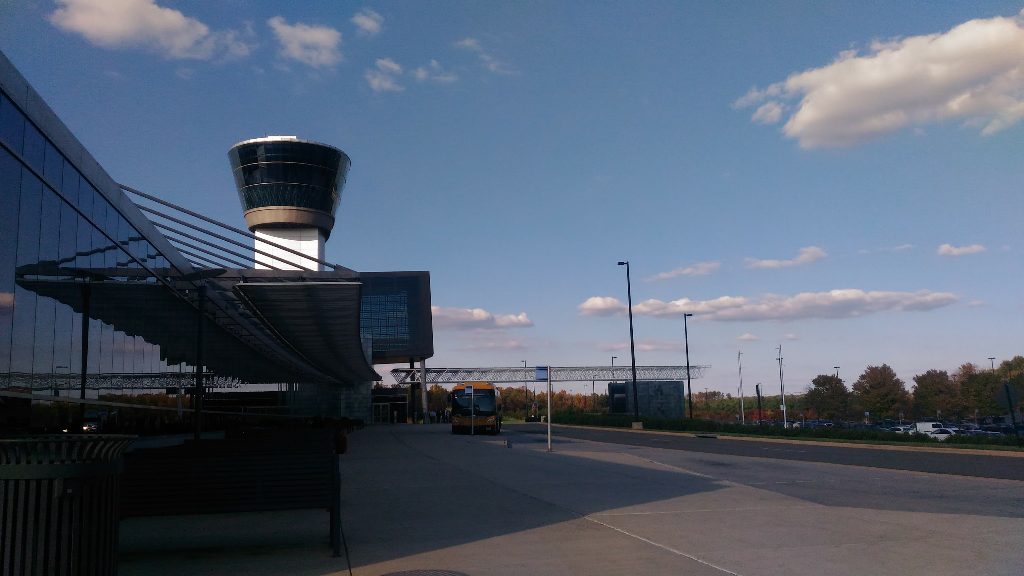
#> input picture programming files/Museum.bmp, 1024 x 576 px
$ jupyter execute histogram.ipynb
#> lines starting #> are read from the running program, lines starting #| are printed output that depends on the picture
[cell 1]
import numpy as np
import cv2
import matplotlib.pyplot as plt

def histogram(f):
    if f.ndim != 3:
        hist = cv2.calcHist([f],[0],None,[256],[0,256])
        plt.plot(hist)
    else:
        color = ('b','g','r')
        for i, col in enumerate(color):
            hist = cv2.calcHist(f,[i],None,[256],[0,256])
            plt.plot(hist,color=col)
    plt.xlim([0,256])
    plt.xlabel("Intensity")
    plt.ylabel("#Intensities")
    plt.show()

def main():
    img = cv2.imread("Museum.bmp",0)
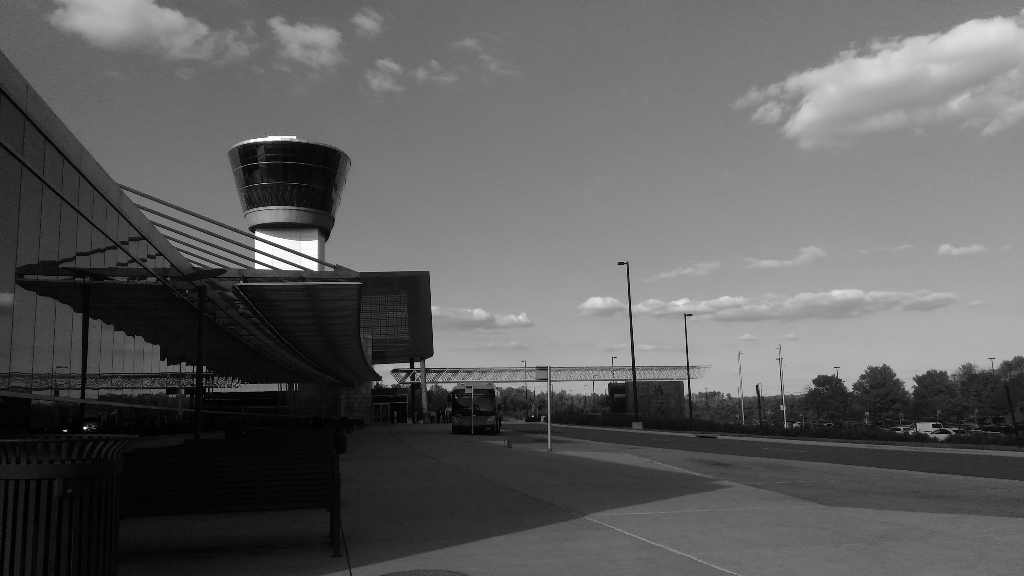
#> img: shape (576, 1024); min 0, max 255, mean 93.4
    img1 = cv2.equalizeHist(img)
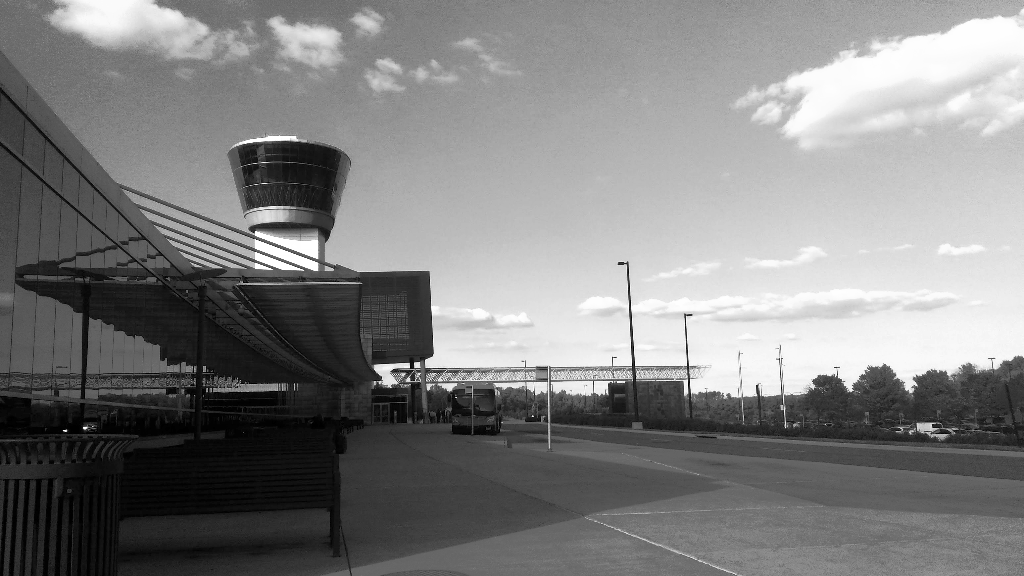
#> img1: shape (576, 1024); min 0, max 255, mean 128.3
    cv2.imshow("Original Image",img)
    cv2.imshow("After Image",img1)
    histogram(img1)
#> in histogram, `hist = cv2.calcHist([f],[0],None,[256],[0,256])`: hist = 256 values, max 7968 at index 9, min 0 at index 1, mean 2304
#> in histogram, `plt.show()`:
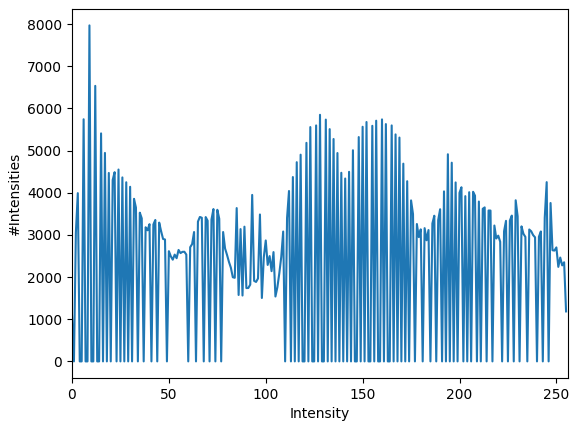
#> figure drawn by matplotlib, 1 panel; curve peaks at x = 9, y = 7968
    cv2.waitKey(0)

main()

$ run again, with programming files/Barbara.bmp copied over programming files/Museum.bmp
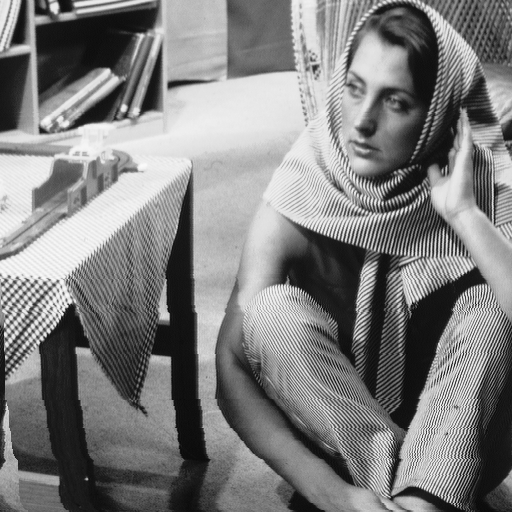
#> input picture programming files/Barbara.bmp, 512 x 512 px
#> in main, img is the input picture: shape (512, 512); min 7, max 250, mean 126.6
#> hist = 256 values, max 3749 at index 10, min 0 at index 2, mean 1024
#> in histogram, `plt.show()`:
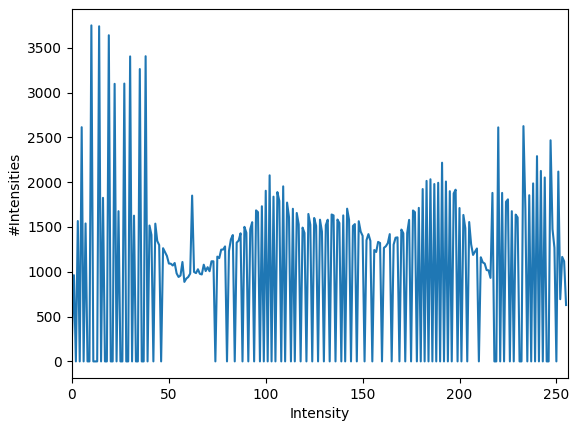
#> figure drawn by matplotlib, 1 panel; curve peaks at x = 10, y = 3749

$ run again, with programming files/Cans.bmp copied over programming files/Museum.bmp
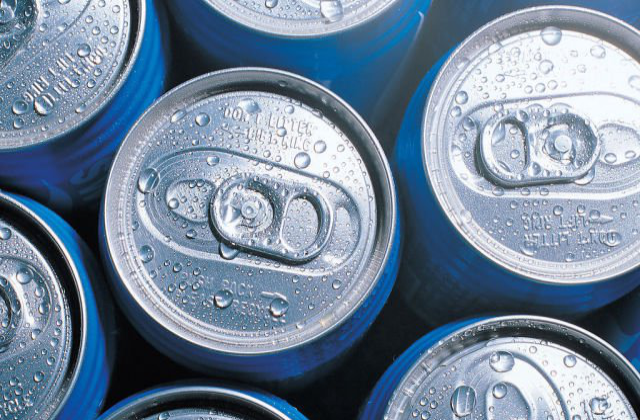
#> input picture programming files/Cans.bmp, 640 x 420 px
#> in main, `img = cv2.imread("Museum.bmp",0)`:
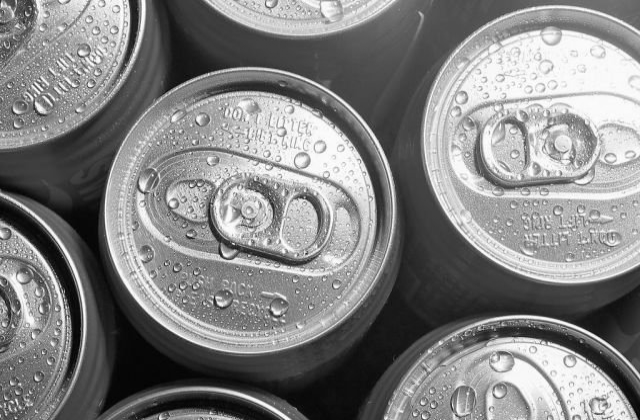
#> img: shape (420, 640); min 0, max 255, mean 131.1
#> hist = 256 values, max 2523 at index 251, min 0 at index 1, mean 1050
#> in histogram, `plt.show()`:
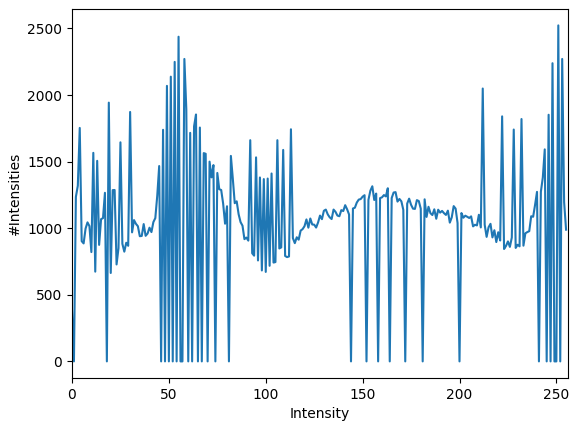
#> figure drawn by matplotlib, 1 panel; curve peaks at x = 251, y = 2523

$ run again, with programming files/House.bmp copied over programming files/Museum.bmp
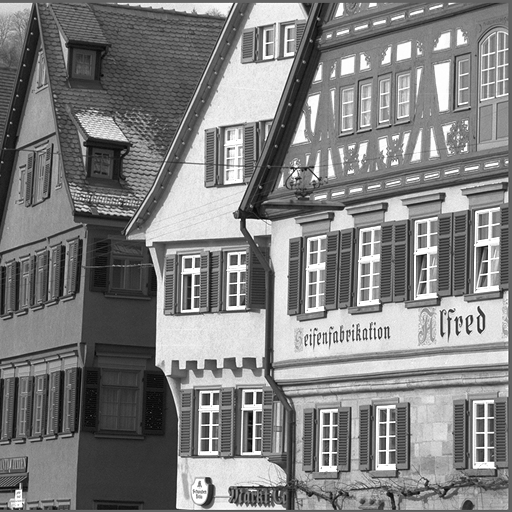
#> input picture programming files/House.bmp, 512 x 512 px
#> in main, img is the input picture: shape (512, 512); min 1, max 255, mean 127.8
#> in main, `img1 = cv2.equalizeHist(img)`:
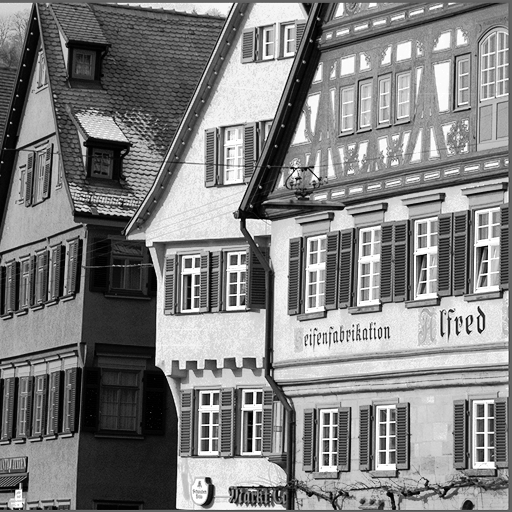
#> img1: shape (512, 512); min 0, max 255, mean 128.2
#> hist = 256 values, max 3936 at index 255, min 0 at index 17, mean 1024
#> in histogram, `plt.show()`:
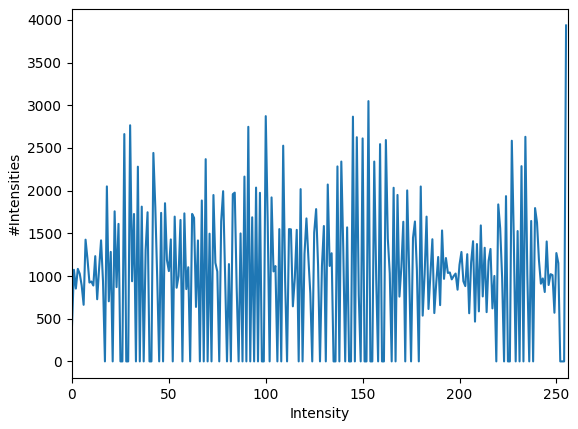
#> figure drawn by matplotlib, 1 panel; curve peaks at x = 255, y = 3936
